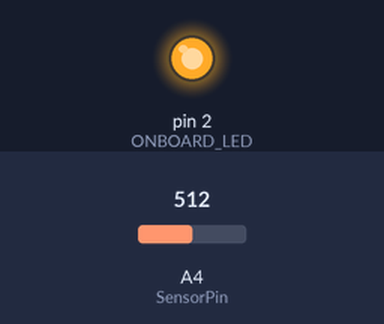
A sketch run on a simulated Arduino Uno, built with avr-gcc and run on an emulated ATmega328P. On the bench: output pins drawn as LEDs (lit = HIGH). The inputs (shaded band) are chosen by the test bench; at power-on: A4 (SensorPin) = 512. What the sketch prints to the serial monitor is not drawn.

Above: at 0.1 s.
Timing chart, 0 to 1.6 s (numbered marks = the images above):
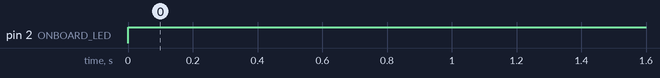

Measured:
- by itself, pin 2 (ONBOARD_LED): LOW → HIGH at 0.00 s

The sketch:

StrainSen.ino
```cpp
const int SensorPin = 4;
#define ONBOARD_LED 2
//pin A0 as Sensor Input
int value; //sensor value
void setup() {
pinMode(ONBOARD_LED,OUTPUT);
Serial.begin (9600); //start serial port
}
void loop() {

value = analogRead(SensorPin);
//value = map (value, 0, 1023, 0, 255);
if(value < 2000){
  digitalWrite(ONBOARD_LED,HIGH);
}
else {
  digitalWrite(ONBOARD_LED,LOW);
}
Serial.println (value);

delay(200);
}
```
